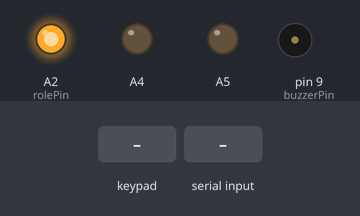
A sketch run on a simulated Arduino Uno, built with avr-gcc and run on an emulated ATmega328P. Parts: output pins drawn as LEDs (lit = HIGH), buzzer (waves = sounding). The inputs (shaded band) are chosen by the test bench. No radio packets arrive unless stated.

Above: at 1.2 s.
1.3 s: keypad keys 1 8 8 1 pressed 0.4 s apart
At 3.9 s:
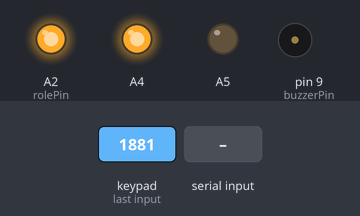
4.4 s: "6" received over Serial
At 5.2 s:
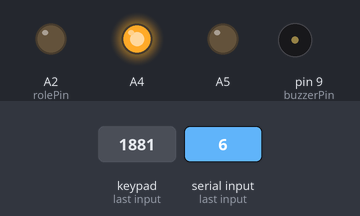
5.9 s: key '1' pressed
At 7.1 s:
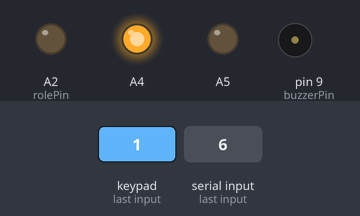
7.4 s: keypad keys 1 8 8 1 * pressed 0.4 s apart
At 9.4 s:
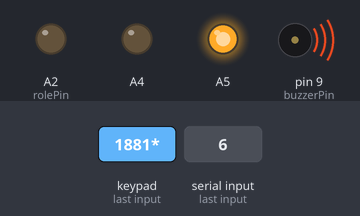
10.9 s: "7" received over Serial
At 11.3 s:
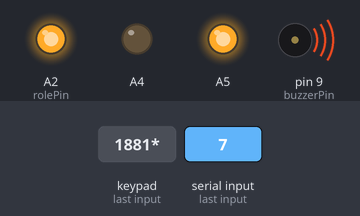
Timing chart, 0 to 13.4 s (numbered marks = the images above; inputs shaded):
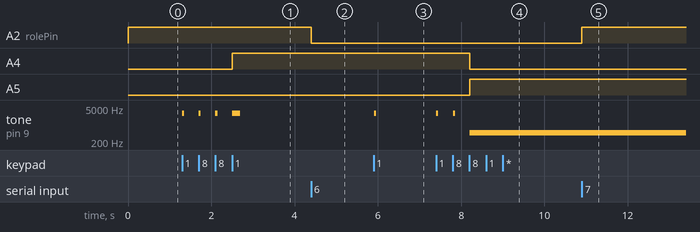

The sketch:

anaDugum.ino
```cpp
#include <Keypad.h>

const byte ROWS = 4; //
const byte COLS = 3; //

char keys[ROWS][COLS] = {
  {'1','2','3'},
  {'4','5','6'},
  {'7','8','9'},
  {'*','0','#'}
};


byte rowPins[ROWS] = {A1, A0, 6, 5}; // keypadin satir pinoutlari R1 = D8, R2 = D7, R3 = D6, R4 = D5
byte colPins[COLS] = {4, 3, 2};    // keypadin sütun pinoutları C1 = D4, C2 = D3, C3 = D2

/* Yani keypadin pinleri soldan sağa D8'den D2'ye gidiyor */

Keypad keypad = Keypad( makeKeymap(keys), rowPins, colPins, ROWS, COLS );

#define buzzerPin 9
int keySayac = 0;
const char sifre[5] = "1881";
char girilen[5];
int eslesen = 0;

#include <SPI.h>
#include <nRF24L01.h>
#include <RF24.h>

RF24 radio(7, 8);
const byte rxAddr[6] = "00001";
int gelen[1];

int nemYuzdesi = 0;
int sicaklikDerecesi = 0;
bool gazAlarmi = false;
bool pencereAlarmi = false;
bool alarmKurulu = false;
bool alarmCaliyor = false;

unsigned long oncekiZaman = 0;
unsigned long simdikiZaman = 0;
unsigned long btGondermeInterval = 2000;
#define rolePin A2

void setup(){
    Serial.begin(9600);

    pinMode(A2, OUTPUT);
    pinMode(A4, OUTPUT);
    pinMode(A5, OUTPUT);

    digitalWrite(18, LOW);
    digitalWrite(19, LOW);
    digitalWrite(rolePin, HIGH);

    radio.begin();
    radio.openReadingPipe(0, rxAddr);
    radio.startListening();
}

void loop(){
    char key = keypad.getKey();
    if (key != NO_KEY){
        //Serial.println(key);
        if(alarmCaliyor == false)
            tone(buzzerPin, 3000, 50);
        girilen[keySayac] = key;
        keySayac++;
        if(keySayac == 4){
            keySayac = 0;
            eslesen = 0;
            for(int i=0; i<4; i++){
                if(sifre[i] == girilen[i]){
                    eslesen++;
                }
            }
            if(eslesen == 4){
                eslesen = 0;
                //Serial.println("DOGRU SIFRE");
                tone(buzzerPin, 1500, 200);
                tone(buzzerPin, 3000, 200);
                if(alarmKurulu == false) {
                    alarmKurulu = true;
                    digitalWrite(18, HIGH);
                    digitalWrite(19, LOW);
                }
                else {
                    //analogWrite(buzzerPin, 0);
                    digitalWrite(18, LOW);
                    digitalWrite(19, LOW);
                    alarmKurulu = false;
                    alarmCaliyor = false;
                }
            }
            else{
                //Serial.println("YANLIS SIFRE");
                if(alarmCaliyor == false) {
                    tone(buzzerPin, 5000, 200);
                    tone(buzzerPin, 1000, 200);
                }

                if(alarmKurulu == true) {
                    alarmCaliyor = true;
                    analogWrite(buzzerPin, 150);
                    digitalWrite(18, LOW);
                    digitalWrite(19, HIGH);
                }
            }
        }
    }

    if(Serial.available()) {
        int btVeri = Serial.read();
        if(btVeri == 54) {
            digitalWrite(rolePin, LOW);
        }
        else if(btVeri == 55) {
            digitalWrite(rolePin, HIGH);
        }
    }

    if (radio.available()){
        radio.read(&gelen, sizeof(gelen));
        //tone(buzzerPin, 5000, 200);
        if(gelen[0] / 100 == 1) {  // nrf'den nem verisi geldi
            //nemYuzdesi = gelen[0];
            nemYuzdesi = gelen[0]%100;
            //Serial.println("Nem Yuzdesi: " + (String)nemYuzdesi);
        }
        if(gelen[0] / 100 == 2) {  // nrf'den sicaklik verisi geldi
            //sicaklikDerecesi = gelen[0];
            sicaklikDerecesi = gelen[0]%100;
            //Serial.println("Sicaklik: " + (String)sicaklikDerecesi);
        }
        if(gelen[0] / 100 == 3) {  // nrf'den gaz verisi geldi
            if(gelen[0]%100 != 0) {     //tehlike
                alarmCaliyor = true;
                analogWrite(buzzerPin, 150);
                digitalWrite(18, LOW);
                digitalWrite(19, HIGH);
            }
            else {  // gaz degerleri normale dondu
                alarmCaliyor = false;
                analogWrite(buzzerPin, 0);
                digitalWrite(18, LOW);
                digitalWrite(19, LOW);
            }
        }
        if(gelen[0] / 100 == 4) {  // nrfden hall-effect verisi geldi (pencere)
            //Serial.println(gelen[0]);
            if((alarmKurulu == true) && (gelen[0]%100 != 0)) {  // pencere alarm kuruluyken acildi, hirsiz!
                analogWrite(buzzerPin, 150);
                alarmCaliyor = true;
                digitalWrite(18, LOW);
                digitalWrite(19, HIGH);
            }
        }
    }
    else {
        // DEBUG -> Serial.println("radio available degil");
    }

    simdikiZaman = millis();
    if((simdikiZaman - oncekiZaman > btGondermeInterval) && sicaklikDerecesi != 0 && nemYuzdesi != 0)  {
        Serial.print(sicaklikDerecesi);
        Serial.print("a");
        Serial.print(nemYuzdesi);
        Serial.print("a");
        if(alarmKurulu == true)
            Serial.print("AÇIK");
        else
            Serial.print("KAPALI");
        oncekiZaman = simdikiZaman;
    }
}
```

Measured:
- after the input at 1.3 s, A4: LOW → HIGH after 1.2 s; tone on pin 9 (buzzerPin): goes 3 × (3000 Hz 0.05 s, silent 0.35 s), 3000 Hz 0.20 s, then silent, starting at once
- after the input at 4.4 s, A2 (rolePin): HIGH → LOW at once
- after the input at 5.9 s, tone on pin 9 (buzzerPin): silent → 3000 Hz at once, → silent 0.05 s later
- after the input at 7.4 s, A4: HIGH → LOW after 0.81 s; A5: LOW → HIGH after 0.81 s; tone on pin 9 (buzzerPin): plays 3000 Hz for 0.05 s, 3000 Hz for 0.05 s, 490 Hz for 2.7 s, starting at once
- after the input at 10.9 s, A2 (rolePin): LOW → HIGH at once
